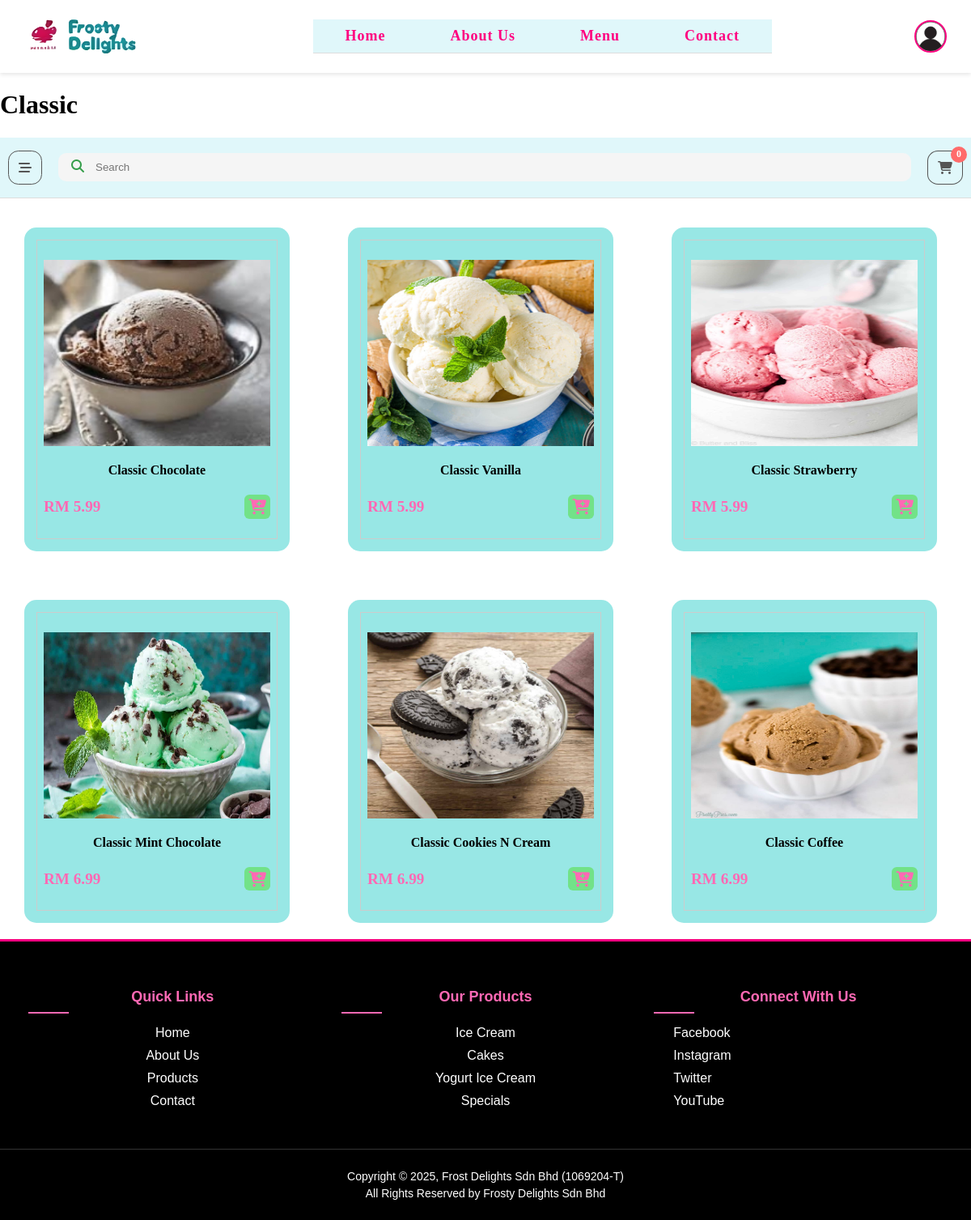
Screenshot of /modules/menu.php?category=Classic with the database file from the repository.
### tables this page shows
CREATE TABLE `product` (
  `id` char(4) NOT NULL,
  `name` varchar(100) NOT NULL,
  `category` varchar(100) NOT NULL,
  `Flavour` varchar(20) NOT NULL,
  `price` decimal(4,2) NOT NULL,
  `photo` varchar(100) NOT NULL,
  `Description` varchar(200) NOT NULL,
  `quantity` int(11) NOT NULL,
  `availability` tinyint(1) NOT NULL
);

### modules/menu.php (the view, shortened to what this page needs)
<?php
require '../base.php';
$search = isset($_GET['search']) ? trim($_GET['search']) : '';
$category = isset($_GET['category']) ? trim($_GET['category']) : '';
if (!empty($search) && !empty($category)) {
    $stmt = $_db->prepare('SELECT * FROM assignment.product WHERE name LIKE ? AND category = ?');
    $stmt->execute(['%' . $search . '%', $category]);
    $arr = $stmt->fetchAll(PDO::FETCH_OBJ);
} elseif (!empty($search)) {
    $stmt = $_db->prepare('SELECT * FROM assignment.product WHERE name LIKE ?');
    $stmt->execute(['%' . $search . '%']);
    $arr = $stmt->fetchAll(PDO::FETCH_OBJ);
} elseif (!empty($category)) {
    $stmt = $_db->prepare('SELECT * FROM assignment.product WHERE category = ?');
    $stmt->execute([$category]);
    $arr = $stmt->fetchAll(PDO::FETCH_OBJ);
} else {
    $stmt = $_db->query('SELECT * FROM assignment.product');
    $arr = $stmt->fetchAll(PDO::FETCH_OBJ);
}
include '../header.php';
$categoryName = "All Products";
if (!empty($category)) {
    $categoryName = $category;
}
?>
<h1><?= $categoryName ?></h1>
<nav class="menu">
    <div class="menu-bar" id="category-menu-toggle">
        <i class="fa-solid fa-bars-staggered"></i>
    </div>
    <div class="search-box">
        <i class="fa-solid fa-magnifying-glass"></i>
        <input type="text" id="product-search" placeholder="Search" value="<?= htmlspecialchars($search) ?>"/>
    </div>
    <div class="cart">
        <i class="fa-solid fa-cart-shopping"></i>
        <span>0</span>
    </div>
</nav>
<div class="product-grid">
    <?php if (!empty($arr)): ?>
        <?php foreach ($arr as $product): ?>
        <div class="product_class">
            <div class="product" data-name="<?= $product->id ?>">
                <img src="/images/<?= $product->photo ?>">
                <h4 class="product-name"><?= $product->name?></h4>
                <div class="product-price">
                    <div class="price">RM <?= $product->price?></div>
                    <i class="fa-solid fa-cart-plus"></i>
                </div>
            </div>
        </div>
        <?php endforeach; ?>
    <?php else: ?>
        <div class="no-products">No products found matching your criteria</div>
    <?php endif; ?>
</div>
<?php
include '../footer.php';
?>

### css/style.css (style rules this page uses)
:root { --primary-color: #ff0080; --primary-light: #ff69b4; --primary-dark: #d6006b; --secondary-color: #000; --text-color: #fff; --card-bg: #181818; --accent-color: #222; }
html, body { height: 100%; min-height: 100%; margin: 0; padding: 0; }
body { display: flex; flex-direction: column; min-height: 100vh; }
img { display: flex; width: 40px; height: 40px; }
nav { background: var(--secondary-color); border-bottom: 2px solid var(--primary-color); display: flex; align-items: center; background-color: #E0F7FA; border-bottom: 1px solid #ddd; justify-items: center; }
.flavor-price, .product-price { color: var(--primary-light); font-weight: bold; font-size: 1.2rem; }
.product-grid { display: flex; justify-content: center; gap: 20px; }
.product-grid { margin-top: 1rem; align-items: center; justify-content: center; display:grid; grid-template-columns: repeat(3, 380px); }
.product-grid .product_class { align-items: center; justify-content: center; width: fit-content; padding: 20px; }
.product-grid .product_class .product { text-align: center; padding: 2.5rem 1.5rem; background: rgb(152, 231, 229); outline: .1rem solid #ccc; outline-offset: -1rem; border-radius: 15px; }
.product-grid .product_class .product img { height:230px; width:280px; margin: auto; cursor: pointer; }
.product-grid .product_class .product .product-price { display: flex; align-items: center; width: 100%; justify-content: space-between; }
.product-price .price { font-weight: 600; }
.fa-cart-plus { background: rgb(114, 226, 136); border-radius: 20%; padding: 5px; cursor: pointer; }
.menu { padding: 1rem 0; display: flex; justify-content: space-between; align-items: center; gap: 20px; width: 1200px; margin: auto; }
.menu .search-box { background: whitesmoke; border-radius: 10px; flex: 1; align-items: center; padding: 0 1rem; }
.menu .search-box i { color: rgb(54, 158, 75); }
.menu .search-box input { background: transparent; padding: 10px; width: 80%; }
.menu .menu-bar { display: flex; align-items: center; gap: 10px; margin-left: 10px; }
.menu .menu-bar i { padding: 10px; border-radius: 5px; cursor: pointer; background: whitesmoke; }
.fa-bars-staggered { background: transparent !important; border: 1px solid ; color: rgb(54, 158, 75); }
.menu .cart { display: flex; align-items: center; gap: 10px; margin-right: 10px; }
.menu .cart i { padding: 10px; border-radius: 5px; cursor: pointer; background: whitesmoke; }
.fa-cart-shopping { background: transparent !important; border: 1px solid ; color: rgb(54, 158, 75); }
.cart { position: relative; }
.cart span { background: rgb(236, 12, 12); color: white; border-radius: 50%; width: 15px; height: 15px; font-size: 9px; display: flex; align-items: center; justify-content: center; font-weight: 600; position: absolute; right: -5px; top: -5px; }
* { outline: none; border: none; box-sizing: border-box; }
.menu .menu-bar { display: flex; align-items: center; gap: 10px; margin-left: 10px; cursor: pointer; position: relative; }
.menu .menu-bar i { padding: 12px; border-radius: 30%; background-color: #f8f8f8; transition: all 0.2s ease; color: #555; font-size: 16px; }
.menu .cart i { padding: 12px; border-radius: 30%; background-color: #f8f8f8; transition: all 0.2s ease; color: #555; font-size: 16px; }
.menu .cart span { position: absolute; top: -5px; right: -5px; background-color: #ff6b6b; color: white; border-radius: 50%; width: 20px; height: 20px; display: flex; align-items: center; justify-content: center; font-size: 12px; font-weight: 600; }

### rows the page displays
product: photo (picture), name "Classic Chocolate", price "5.99"
product: photo (picture), name "Classic Vanilla", price "5.99"
product: photo (picture), name "Classic Strawberry", price "5.99"
product: photo (picture), name "Classic Mint Chocolate", price "6.99"
product: photo (picture), name "Classic Cookies N Cream", price "6.99"
product: photo (picture), name "Classic Coffee", price "6.99"

### other values shown
$categoryName "Classic"
